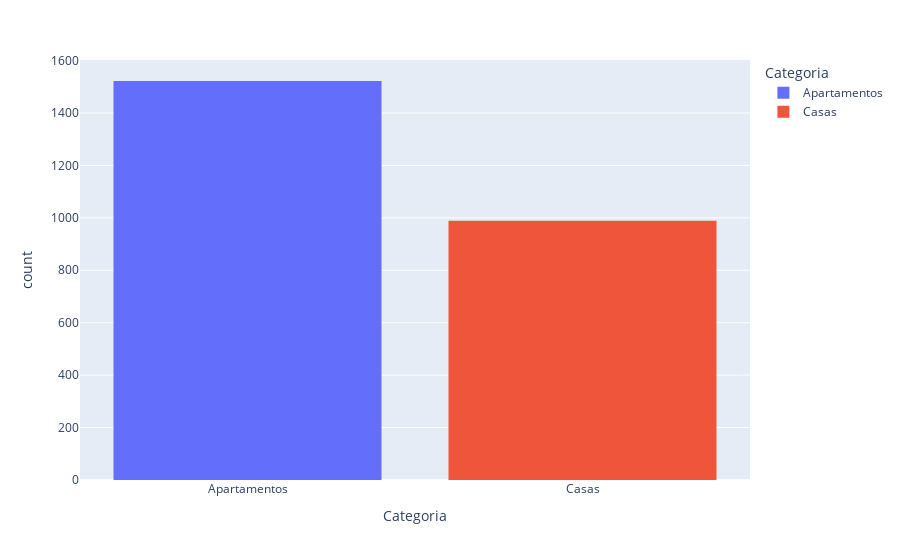
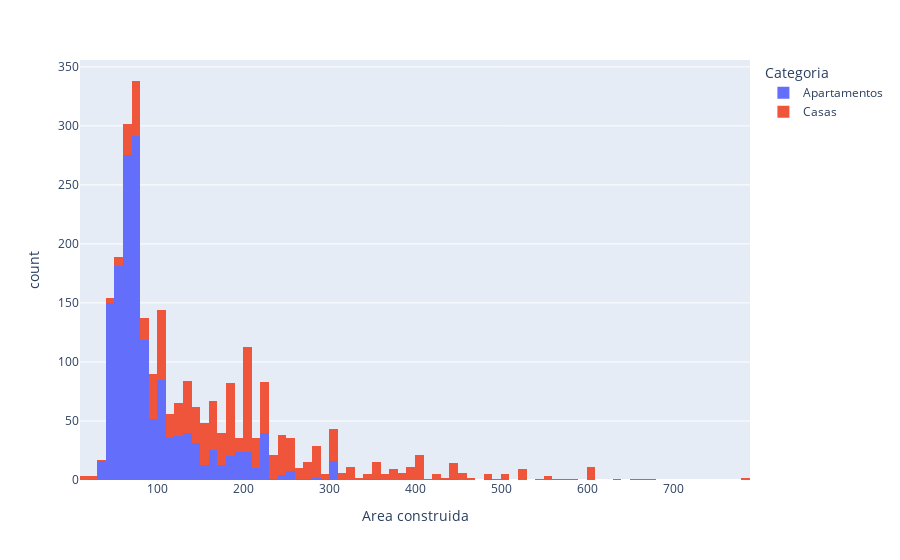
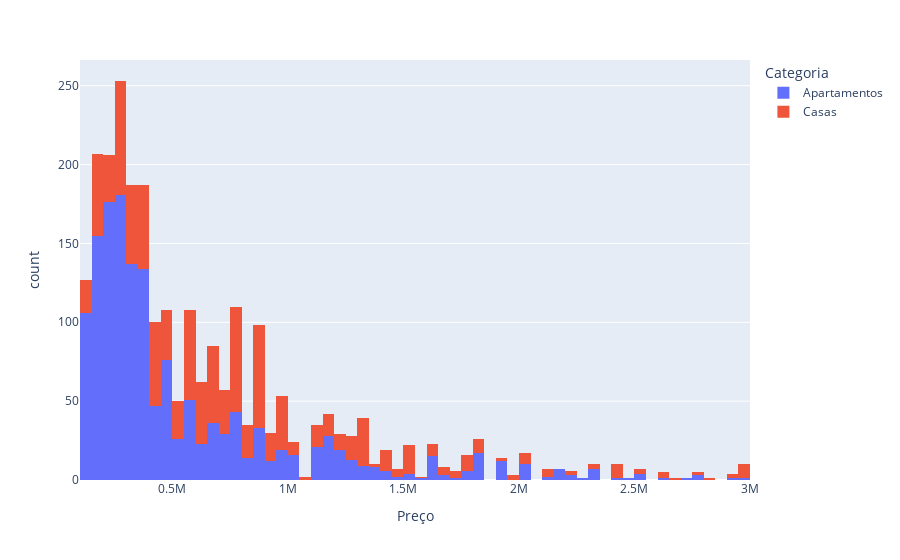
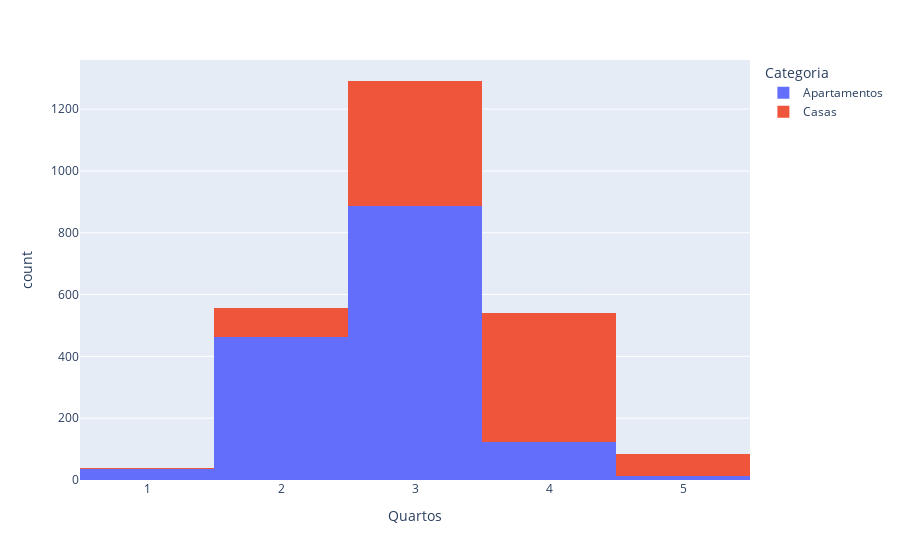

Notebook source saved alongside these figures, in order:
### Code cell
for coluna in df1.columns:
    print(coluna.upper())
    grafico = px.histogram(df1, x=coluna, color="Categoria");
    grafico.show()

### Figure 1 — Plotly figure (JSON) as saved in the notebook; plotly's stock layout.template omitted (floating-point values rounded to 4 significant figures; data arrays with more than 128 entries replaced by an {"elided": "..."} marker saying what was removed)
{"data": [{"alignmentgroup": "True", "bingroup": "x", "hovertemplate": "Categoria=%{x}<br>count=%{y}<extra></extra>", "legendgroup": "Apartamentos", "marker": {"color": "#636efa", "pattern": {"shape": ""}}, "name": "Apartamentos", "offsetgroup": "Apartamentos", "orientation": "v", "showlegend": true, "type": "histogram", "x": {"elided": "1522 str values"}, "xaxis": "x", "yaxis": "y"}, {"alignmentgroup": "True", "bingroup": "x", "hovertemplate": "Categoria=%{x}<br>count=%{y}<extra></extra>", "legendgroup": "Casas", "marker": {"color": "#EF553B", "pattern": {"shape": ""}}, "name": "Casas", "offsetgroup": "Casas", "orientation": "v", "showlegend": true, "type": "histogram", "x": {"elided": "989 str values"}, "xaxis": "x", "yaxis": "y"}], "layout": {"barmode": "relative", "legend": {"title": {"text": "Categoria"}, "tracegroupgap": 0}, "margin": {"t": 60}, "xaxis": {"anchor": "y", "categoryarray": ["Apartamentos", "Casas"], "categoryorder": "array", "domain": [0, 1], "title": {"text": "Categoria"}}, "yaxis": {"anchor": "x", "domain": [0, 1], "title": {"text": "count"}}}}

### Figure 2 — Plotly figure (JSON) as saved in the notebook; plotly's stock layout.template omitted (floating-point values rounded to 4 significant figures; data arrays with more than 128 entries replaced by an {"elided": "..."} marker saying what was removed)
{"data": [{"alignmentgroup": "True", "bingroup": "x", "hovertemplate": "Categoria=Apartamentos<br>Area construida=%{x}<br>count=%{y}<extra></extra>", "legendgroup": "Apartamentos", "marker": {"color": "#636efa", "pattern": {"shape": ""}}, "name": "Apartamentos", "offsetgroup": "Apartamentos", "orientation": "v", "showlegend": true, "type": "histogram", "x": {"elided": "1522 int values"}, "xaxis": "x", "yaxis": "y"}, {"alignmentgroup": "True", "bingroup": "x", "hovertemplate": "Categoria=Casas<br>Area construida=%{x}<br>count=%{y}<extra></extra>", "legendgroup": "Casas", "marker": {"color": "#EF553B", "pattern": {"shape": ""}}, "name": "Casas", "offsetgroup": "Casas", "orientation": "v", "showlegend": true, "type": "histogram", "x": {"elided": "989 int values"}, "xaxis": "x", "yaxis": "y"}], "layout": {"barmode": "relative", "legend": {"title": {"text": "Categoria"}, "tracegroupgap": 0}, "margin": {"t": 60}, "xaxis": {"anchor": "y", "domain": [0, 1], "title": {"text": "Area construida"}}, "yaxis": {"anchor": "x", "domain": [0, 1], "title": {"text": "count"}}}}

### Figure 3 — Plotly figure (JSON) as saved in the notebook; plotly's stock layout.template omitted (floating-point values rounded to 4 significant figures; data arrays with more than 128 entries replaced by an {"elided": "..."} marker saying what was removed)
{"data": [{"alignmentgroup": "True", "bingroup": "x", "hovertemplate": "Categoria=Apartamentos<br>Preço=%{x}<br>count=%{y}<extra></extra>", "legendgroup": "Apartamentos", "marker": {"color": "#636efa", "pattern": {"shape": ""}}, "name": "Apartamentos", "offsetgroup": "Apartamentos", "orientation": "v", "showlegend": true, "type": "histogram", "x": {"elided": "1522 int values"}, "xaxis": "x", "yaxis": "y"}, {"alignmentgroup": "True", "bingroup": "x", "hovertemplate": "Categoria=Casas<br>Preço=%{x}<br>count=%{y}<extra></extra>", "legendgroup": "Casas", "marker": {"color": "#EF553B", "pattern": {"shape": ""}}, "name": "Casas", "offsetgroup": "Casas", "orientation": "v", "showlegend": true, "type": "histogram", "x": {"elided": "989 int values"}, "xaxis": "x", "yaxis": "y"}], "layout": {"barmode": "relative", "legend": {"title": {"text": "Categoria"}, "tracegroupgap": 0}, "margin": {"t": 60}, "xaxis": {"anchor": "y", "domain": [0, 1], "title": {"text": "Preço"}}, "yaxis": {"anchor": "x", "domain": [0, 1], "title": {"text": "count"}}}}

### Figure 4 — Plotly figure (JSON) as saved in the notebook; plotly's stock layout.template omitted (floating-point values rounded to 4 significant figures; data arrays with more than 128 entries replaced by an {"elided": "..."} marker saying what was removed)
{"data": [{"alignmentgroup": "True", "bingroup": "x", "hovertemplate": "Categoria=Apartamentos<br>Quartos=%{x}<br>count=%{y}<extra></extra>", "legendgroup": "Apartamentos", "marker": {"color": "#636efa", "pattern": {"shape": ""}}, "name": "Apartamentos", "offsetgroup": "Apartamentos", "orientation": "v", "showlegend": true, "type": "histogram", "x": {"elided": "1522 int values"}, "xaxis": "x", "yaxis": "y"}, {"alignmentgroup": "True", "bingroup": "x", "hovertemplate": "Categoria=Casas<br>Quartos=%{x}<br>count=%{y}<extra></extra>", "legendgroup": "Casas", "marker": {"color": "#EF553B", "pattern": {"shape": ""}}, "name": "Casas", "offsetgroup": "Casas", "orientation": "v", "showlegend": true, "type": "histogram", "x": {"elided": "989 int values"}, "xaxis": "x", "yaxis": "y"}], "layout": {"barmode": "relative", "legend": {"title": {"text": "Categoria"}, "tracegroupgap": 0}, "margin": {"t": 60}, "xaxis": {"anchor": "y", "domain": [0, 1], "title": {"text": "Quartos"}}, "yaxis": {"anchor": "x", "domain": [0, 1], "title": {"text": "count"}}}}
